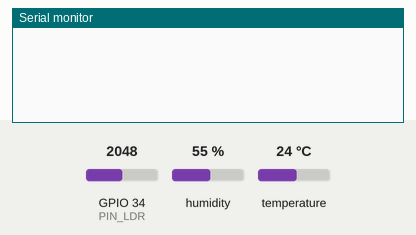
Simulated run of this sketch. Board: ESP32. Parts: the last lines printed to the serial monitor. The test bench sets the inputs (shaded band); at power-on: humidity 55 %, GPIO 34 (PIN_LDR) = 2048, temperature 24 °C (analog values on the 0–4095 scale).

Above: at 2.2 s.
2.3 s: humidity set to 22 %
At 4.1 s:
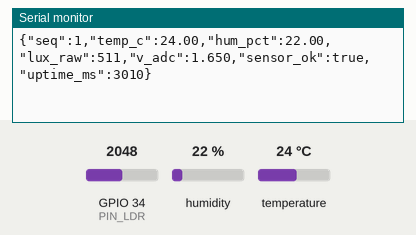
6.5 s: GPIO 34 (PIN_LDR) set to 2866
At 7.8 s:
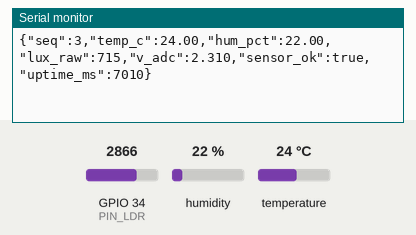
8.0 s: temperature set to 12 °C
At 9.4 s:
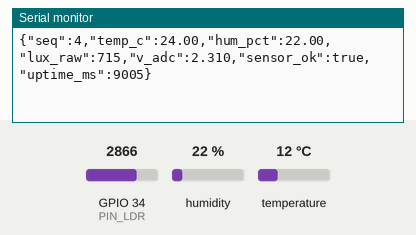
9.5 s: GPIO 34 (PIN_LDR) set to 3603
11.0 s: humidity set to 40 %
At 11.4 s:
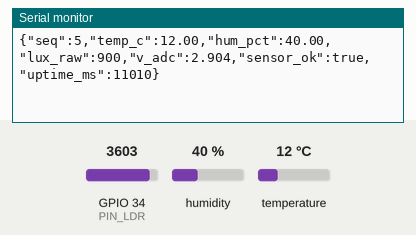
Timing chart, 0 to 13.5 s (numbered marks = the images above; inputs shaded):
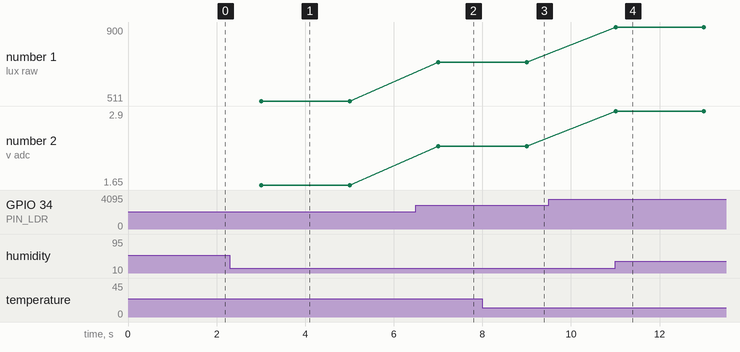

The sketch:

serial_sensor_logger.ino
```cpp
/*
 * Project 20: Flask Serial Sensor Telemetry Logger
 * Target Architectures: ATmega328P (Arduino Uno/Nano) & ESP32
 * Sensors: DHT22 (Temperature & Relative Humidity) + LDR Photoresistor Divider (ADC)
 * Output Format: JSON Lines (NDJSON) at 115200 8N1 every 2000 ms
 *
 * Example Output Frame:
 *   {"seq":42,"temp_c":26.40,"hum_pct":61.20,"lux_raw":512,"v_adc":2.50,"uptime_ms":84002}
 */

#include <Arduino.h>
#include <DHT.h>

#define DHTTYPE DHT22

#if defined(ESP32)
  constexpr uint8_t PIN_DHT    = 4;
  constexpr uint8_t PIN_LDR    = 34; // ADC1_CH6 (input-only)
  constexpr float   ADC_MAX    = 4095.0f;
  constexpr float   V_REF      = 3.3f;
#else
  constexpr uint8_t PIN_DHT    = 2;
  constexpr uint8_t PIN_LDR    = A0;
  constexpr float   ADC_MAX    = 1023.0f;
  constexpr float   V_REF      = 5.0f;
#endif

DHT dht(PIN_DHT, DHTTYPE);

constexpr uint32_t SAMPLE_INTERVAL_MS = 2000UL;
uint32_t lastSampleMs = 0;
uint32_t seqNumber    = 0;

// Oversample ADC 16x to attenuate high-frequency switching noise
uint16_t readOversampledAdc(uint8_t pin) {
  uint32_t acc = 0;
  for (uint8_t i = 0; i < 16; i++) {
    acc += analogRead(pin);
  }
  return static_cast<uint16_t>(acc >> 4);
}

void emitTelemetryFrame() {
  float tempC  = dht.readTemperature();
  float humPct = dht.readHumidity();
  uint16_t rawAdc = readOversampledAdc(PIN_LDR);

  // Normalize raw ADC to 10-bit scale (0..1023) for cross-platform consistency
#if defined(ESP32)
  uint16_t luxRaw10Bit = static_cast<uint16_t>((static_cast<uint32_t>(rawAdc) * 1023UL) / 4095UL);
#else
  uint16_t luxRaw10Bit = rawAdc;
#endif

  float vAdc = (static_cast<float>(rawAdc) / ADC_MAX) * V_REF;

  bool dhtValid = !isnan(tempC) && !isnan(humPct);
  if (!dhtValid) {
    // Fallback diagnostic values if DHT22 is disconnected in bench test
    tempC  = 25.0f + 1.5f * sinf(static_cast<float>(seqNumber) * 0.1f);
    humPct = 55.0f + 3.0f * cosf(static_cast<float>(seqNumber) * 0.1f);
  }

  seqNumber++;

  Serial.print(F("{\"seq\":"));
  Serial.print(seqNumber);
  Serial.print(F(",\"temp_c\":"));
  Serial.print(tempC, 2);
  Serial.print(F(",\"hum_pct\":"));
  Serial.print(humPct, 2);
  Serial.print(F(",\"lux_raw\":"));
  Serial.print(luxRaw10Bit);
  Serial.print(F(",\"v_adc\":"));
  Serial.print(vAdc, 3);
  Serial.print(F(",\"sensor_ok\":"));
  Serial.print(dhtValid ? F("true") : F("false"));
  Serial.print(F(",\"uptime_ms\":"));
  Serial.print(millis());
  Serial.println(F("}"));
}

void setup() {
  Serial.begin(115200);
#if defined(ESP32)
  analogReadResolution(12);
#endif
  dht.begin();
  delay(1000);
  lastSampleMs = millis();
}

void loop() {
  uint32_t now = millis();
  if (now - lastSampleMs >= SAMPLE_INTERVAL_MS) {
    lastSampleMs += SAMPLE_INTERVAL_MS;
    emitTelemetryFrame();
  }
}
```

Measured:
- after the input at 2.3 s, the serial monitor: prints a new line after 0.71 s (image 1)
- after the input at 6.5 s, the serial monitor: prints a new line after 0.51 s (image 2)
- after the input at 11.0 s, the serial monitor: prints a new line at once (image 4)
- plotted number 1: 511 → 715 after the input at 6.5 s
- plotted number 2: 1.65 → 2.31 after the input at 6.5 s
